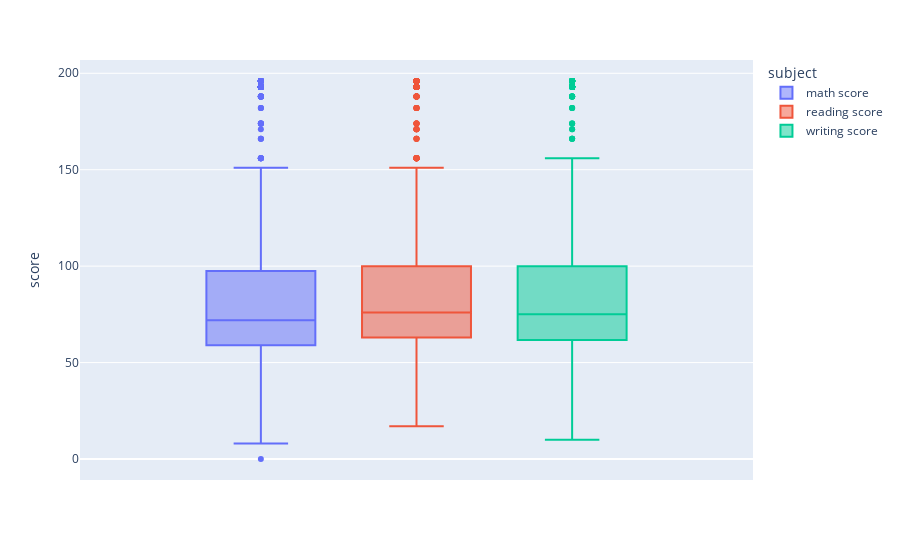

The notebook cell saved with this chart:
### Code cell
# Código del amigo ChatGPT (listo para usar)
fig = px.box(
    df_grades.melt(
        value_vars=["math score", "reading score", "writing score"],
        var_name="subject",
        value_name="score",
    ),
    y="score",
    color="subject",
)
fig.show()

### Figure 1 — Plotly figure (JSON) as saved in the notebook; plotly's stock layout.template omitted (floating-point values rounded to 4 significant figures; data arrays with more than 128 entries replaced by an {"elided": "..."} marker saying what was removed)
{"data": [{"alignmentgroup": "True", "hovertemplate": "subject=math score<br>score=%{y}<extra></extra>", "legendgroup": "math score", "marker": {"color": "#636efa"}, "name": "math score", "notched": false, "offsetgroup": "math score", "orientation": "v", "showlegend": true, "type": "box", "x0": " ", "xaxis": "x", "y": {"elided": "1400 int values"}, "y0": " ", "yaxis": "y"}, {"alignmentgroup": "True", "hovertemplate": "subject=reading score<br>score=%{y}<extra></extra>", "legendgroup": "reading score", "marker": {"color": "#EF553B"}, "name": "reading score", "notched": false, "offsetgroup": "reading score", "orientation": "v", "showlegend": true, "type": "box", "x0": " ", "xaxis": "x", "y": {"elided": "1400 int values"}, "y0": " ", "yaxis": "y"}, {"alignmentgroup": "True", "hovertemplate": "subject=writing score<br>score=%{y}<extra></extra>", "legendgroup": "writing score", "marker": {"color": "#00cc96"}, "name": "writing score", "notched": false, "offsetgroup": "writing score", "orientation": "v", "showlegend": true, "type": "box", "x0": " ", "xaxis": "x", "y": {"elided": "1400 int values"}, "y0": " ", "yaxis": "y"}], "layout": {"autosize": true, "boxmode": "group", "legend": {"title": {"text": "subject"}, "tracegroupgap": 0}, "margin": {"t": 60}, "xaxis": {"anchor": "y", "autorange": true, "domain": [0, 1], "range": [-0.5036, 0.5036], "type": "category"}, "yaxis": {"anchor": "x", "autorange": true, "domain": [0, 1], "range": [-10.89, 206.9], "title": {"text": "score"}, "type": "linear"}}}
